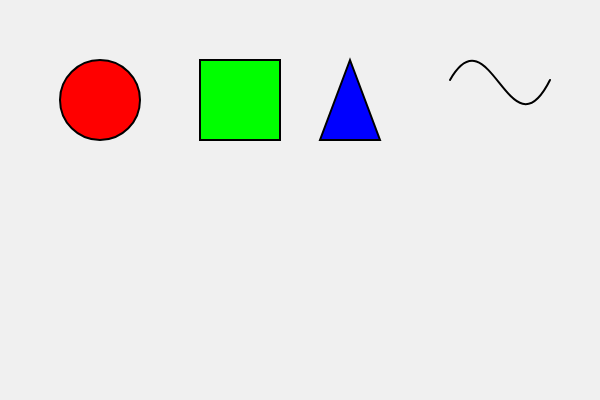
Frame 1 (no input)
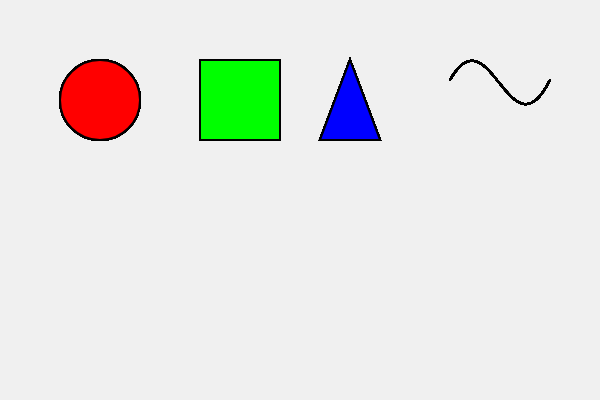
Frame 60 (no input)
Frame 120 (the mouse pressed at the canvas centre since frame 60): identical to frame 60, image omitted

The p5.js sketch that drew these frames (run headless with seeded random() and noise() and a simulated clock; from frame 60 on, the mouse is pressed at the canvas centre):

// p5.js sketch
// ── sketch.js
function setup() {
  createCanvas(600, 400);
  background(240);
}

function draw() {
  // Atur warna isi
  fill(255, 0, 0);
  // Atur warna garis
  stroke(0);
  // Atur ketebalan garis
  strokeWeight(2);
  
  // Gambar lingkaran
  ellipse(100, 100, 80, 80);
  
  // Ganti warna isi
  fill(0, 255, 0);
  // Gambar persegi
  rect(200, 60, 80, 80);
  
  // Ganti warna isi
  fill(0, 0, 255);
  // Gambar segitiga
  triangle(350, 60, 380, 140, 320, 140);
  
  // Atur tidak ada warna isi
  noFill();
  // Gambar kurva
  bezier(450, 80, 490, 10, 510, 160, 550, 80);
}
// ── sketch-1.js
let angle = 0;

function setup() {
  createCanvas(600, 400);
}

function draw() {
  background(240);
  
  // Translasi ke tengah canvas
  translate(width/2, height/2);
  
  // Rotasi
  rotate(angle);
  
  // Gambar persegi
  rectMode(CENTER);
  fill(0, 150, 255);
  rect(0, 0, 100, 100);
  
  // Tambah sudut untuk animasi
  angle += 0.02;
}
// ── sketch-2.js
function setup() {
    createCanvas(600, 400);
    background(240);
  }
  
  function draw() {
    // Jangan panggil background() untuk mempertahankan jejak gambar
    
    // Warna berdasarkan posisi mouse
    let r = map(mouseX, 0, width, 0, 255);
    let g = map(mouseY, 0, height, 0, 255);
    let b = 150;
    
    // Ukuran berdasarkan kecepatan mouse
    let size = dist(mouseX, mouseY, pmouseX, pmouseY);
    size = constrain(size, 2, 20);
    
    // Gambar lingkaran pada posisi mouse
    noStroke();
    fill(r, g, b, 150);
    ellipse(mouseX, mouseY, size, size);
  }
  
  function mousePressed() {
    // Hapus canvas ketika mouse ditekan
    background(240);
  }
